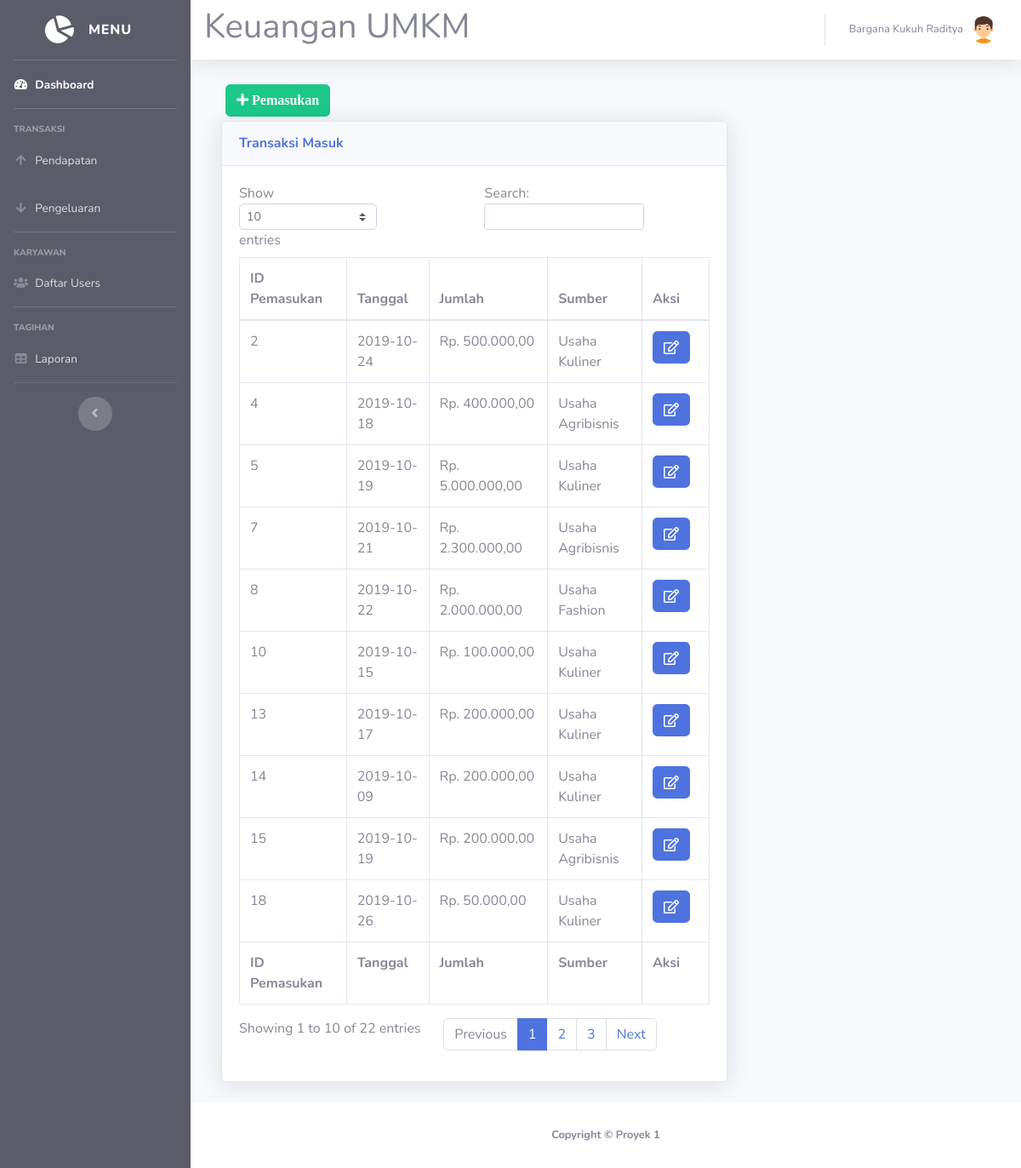
/keuangan/pendapatan.php (signed in), run on the app's committed database.
### tables this page shows
CREATE TABLE `pemasukan` (
  `id_pemasukan` int(11) NOT NULL,
  `tgl_pemasukan` date NOT NULL,
  `jumlah` int(11) NOT NULL,
  `id_sumber` int(11) NOT NULL
);

CREATE TABLE `sumber` (
  `id_sumber` int(11) NOT NULL,
  `nama` varchar(40) NOT NULL
);

### keuangan/pendapatan.php (the view, shortened to what this page needs)
<!DOCTYPE html>
<html lang="en">
<head>
  <link href="vendor/fontawesome-free/css/all.min.css" rel="stylesheet" type="text/css">
  <link href="css/sb-admin-2.min.css" rel="stylesheet">
</head>
<body id="page-top">
  <?php
  require 'koneksi.php';
  require('sidebar.php'); ?>
  <div id="content">
    <?php require('navbar.php'); ?>
    <div class="container-fluid">
      <div class="col-xl-8 col-lg-7">
        <button type="button" class="btn btn-success" style="margin:5px" data-toggle="modal" data-target="#myModalTambah"><i class="fa fa-plus"> Pemasukan</i></button><br>
        <div class="card shadow mb-4">
          <div class="card-header py-3">
            <h6 class="m-0 font-weight-bold text-primary">Transaksi Masuk</h6>
          </div>
          <div class="card-body">
            <div class="table-responsive">
              <table class="table table-bordered" id="dataTable" width="100%" cellspacing="0">
                <thead>
                  <tr>
                    <th>ID Pemasukan</th>
                    <th>Tanggal</th>
                    <th>Jumlah</th>
                    <th>Sumber</th>
                    <th>Aksi</th>
                  </tr>
                </thead>
                <tfoot>
                  <tr>
                    <th>ID Pemasukan</th>
                    <th>Tanggal</th>
                    <th>Jumlah</th>
                    <th>Sumber</th>
                    <th>Aksi</th>
                  </tr>
                </tfoot>
                <tbody>
                  <?php
                  $query = mysqli_query($koneksi, "SELECT a.*,b.nama AS nama_sumber FROM pemasukan a INNER JOIN sumber b ON a.id_sumber = b.id_sumber");
                  while ($data = mysqli_fetch_assoc($query)) {
                  ?>
                    <tr>
                      <td><?= $data['id_pemasukan'] ?></td>
                      <td><?= $data['tgl_pemasukan'] ?></td>
                      <td>Rp. <?= number_format($data['jumlah'], 2, ',', '.'); ?></td>
                      <td><?= $data['nama_sumber'] ?></td>
                      <td>
                        <a href="#" type="button" class=" fa fa-edit btn btn-primary btn-md" data-toggle="modal" data-target="#myModal<?php echo $data['id_pemasukan']; ?>"></a>
                      </td>
                    </tr>
            </div>
          <?php
                  }
          ?>
  <?php require 'footer.php' ?>
</body>
</html>

### data on the page
pemasukan: id_pemasukan "2", tgl_pemasukan "2019-10-24", jumlah "500.000,00", id_sumber.nama "Usaha Kuliner"
pemasukan: id_pemasukan "4", tgl_pemasukan "2019-10-18", jumlah "400.000,00", id_sumber.nama "Usaha Agribisnis"
pemasukan: id_pemasukan "5", tgl_pemasukan "2019-10-19", jumlah "5.000.000,00", id_sumber.nama "Usaha Kuliner"
pemasukan: id_pemasukan "7", tgl_pemasukan "2019-10-21", jumlah "2.300.000,00", id_sumber.nama "Usaha Agribisnis"
pemasukan: id_pemasukan "8", tgl_pemasukan "2019-10-22", jumlah "2.000.000,00", id_sumber.nama "Usaha Fashion"
pemasukan: id_pemasukan "10", tgl_pemasukan "2019-10-15", jumlah "100.000,00", id_sumber.nama "Usaha Kuliner"
pemasukan: id_pemasukan "13", tgl_pemasukan "2019-10-17", jumlah "200.000,00", id_sumber.nama "Usaha Kuliner"
pemasukan: id_pemasukan "14", tgl_pemasukan "2019-10-09", jumlah "200.000,00", id_sumber.nama "Usaha Kuliner"
pemasukan: id_pemasukan "15", tgl_pemasukan "2019-10-19", jumlah "200.000,00", id_sumber.nama "Usaha Agribisnis"
pemasukan: id_pemasukan "18", tgl_pemasukan "2019-10-26", jumlah "50.000,00", id_sumber.nama "Usaha Kuliner"

### other printed values
$_SESSION['nama'] "Bargana Kukuh Raditya"
